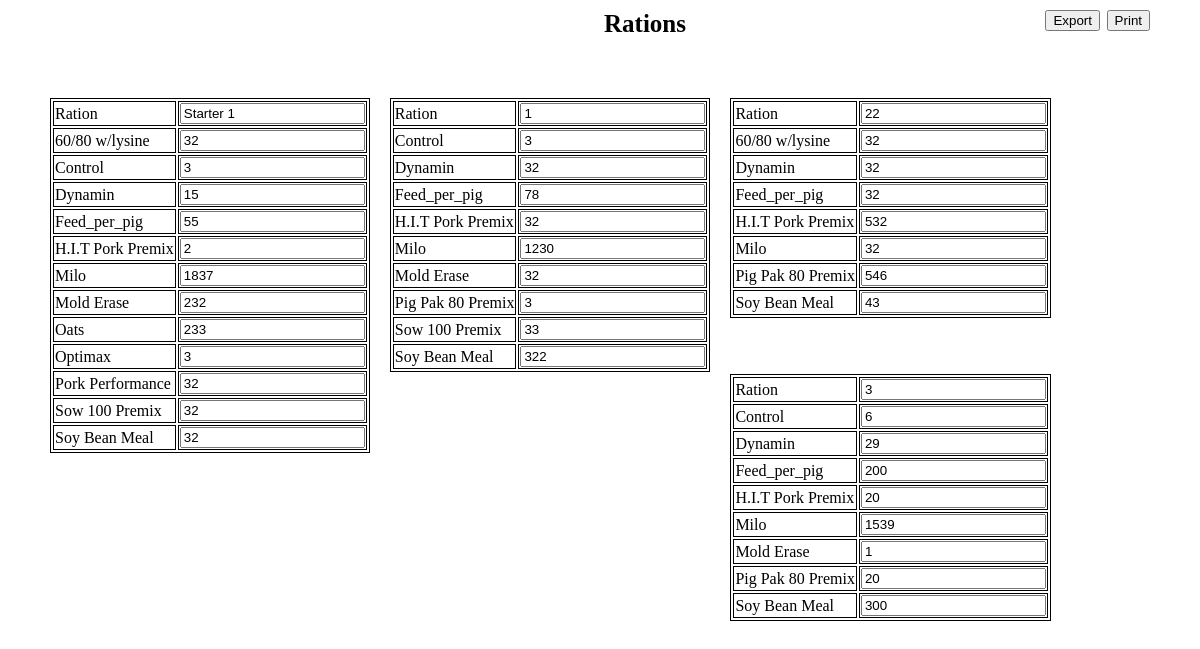
Before: /pigs/rations/ with the older database file.
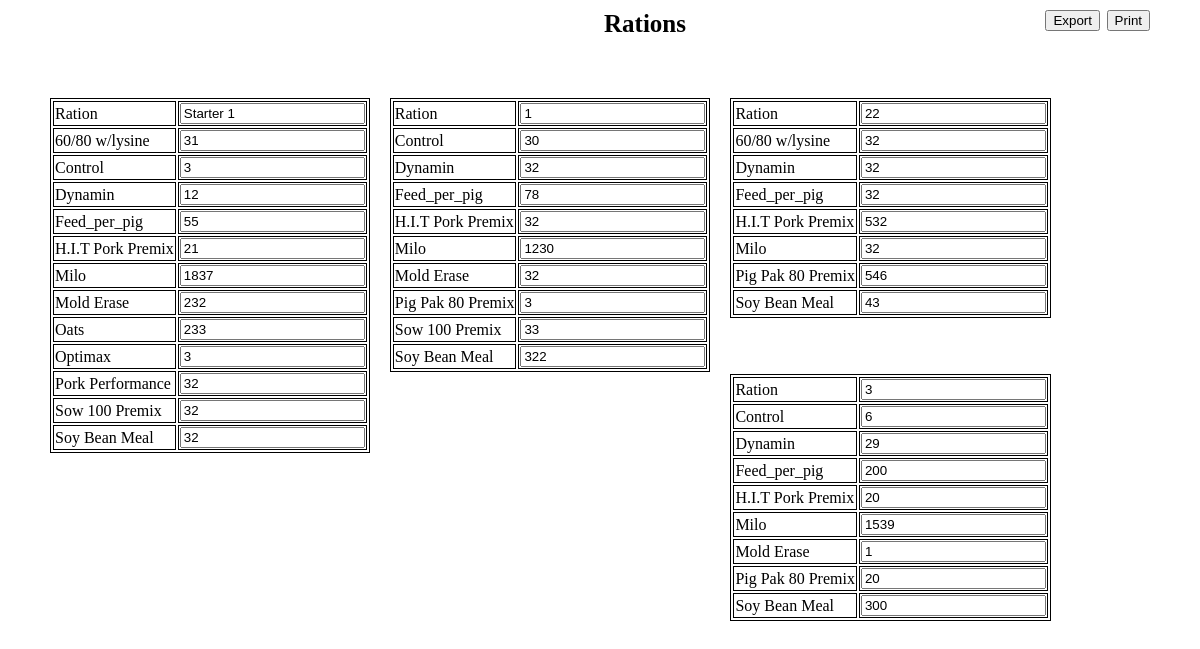
After: the same page with the newer database file.
### pigs/models.py (models this page shows, shortened)
class Ration(models.Model):
    id = models.PositiveIntegerField(primary_key=True)
    ration_number = models.CharField(max_length=15, unique=True)
    feed_per_pig = models.CharField(max_length=3,default = 55)
    created = False
    class Meta:
        ordering = ['id']

### pigs/views.py (the view)
def Rations(request):
    if request.is_ajax():
        if 'ration' in request.GET:
            rat = request.GET['ration']
            ration = list(Ration.objects.get(ration_number= rat).all().values())
            return JsonResponse(data)
    else:
        data = Ration.objects.all().values()
        return render(request,'pigs/Rations.html',{'ration':data})

### pigs/templates/pigs/Rations.html (shortened to what this page needs)
﻿<!DOCTYPE html>
{% load static %}
<html lang="en" xmlns="http://www.w3.org/1999/xhtml">
<head>
    <link type="text/css" rel="stylesheet" href="{% static 'pigs/Generalstyles.css' %}" />
    <link type="text/css" rel="stylesheet" href="{% static 'pigs/Rationscss.css' %}" />
</head>
<body>
    <div class="headerwitharrow">
            <h1>Rations</h1>
     </div>
    <div id="print">
    {% for instance in ration %}
        {% if forloop.first %}
            <div class="float">
            <form id="{{instance.id}}" data-ist="{{instance.id}}" data-action="{% url 'pigs:rationupdate'%}">
            <table class="border">
        {% elif forloop.counter|divisibleby:3 %}
            </table>
            </form>
            </div>
            <div class="float">
            <form id="{{instance.id}}" data-ist="{{instance.id}}" data-action="{% url 'pigs:rationupdate'%}">
            <table class="border">
        {%else%}
            </table>
            </form>
            </div>
            <div class="float">
            <form id="{{instance.id}}" data-ist="{{instance.id}}" data-action="{% url 'pigs:rationupdate'%}">
            <table class="border">
        {%endif%}
     {% for r,v in instance.items %}
         {% if r == 'ration_number' %}
        <tr>
            <td>Ration</td>
            <td><input type="text" name="ration_number" value="{{v}}"/></td>
        </tr>
        {% endif %}
        {%endfor%}
    {% for r,v in instance.items|dictsort:"0.lower" %}
        {% if v != 0 %}
        {% if r != "id" %}
        {% if r != 'ration_number' %}
        <tr>
            <td>{{r|capfirst}}</td>
            <td><input type="text" name="{{r}}" value="{{v}}"/></td>
        </tr>
        {% endif %}
        {% else %}
                   <input type="hidden" name="id" value="{{v}}" /></td>
        {% endif %}
        {% endif %}
    {% endfor %}
    {% endfor %}
    </div>
    </div>
    <button id="print" onclick="PrintMe('print')">Print</button>
    <button id="export"><a class="nostyle" href="{% url 'pigs:export' %}">Export</a></button>
</body>
</html>

Changed rows visible on the page:
changed Ration "Starter 1": v "32" → "31"; Dynamin "15" → "12"; v "2" → "21"
changed Ration (number 2 of 4 on the later page): Control "3" → "30"
